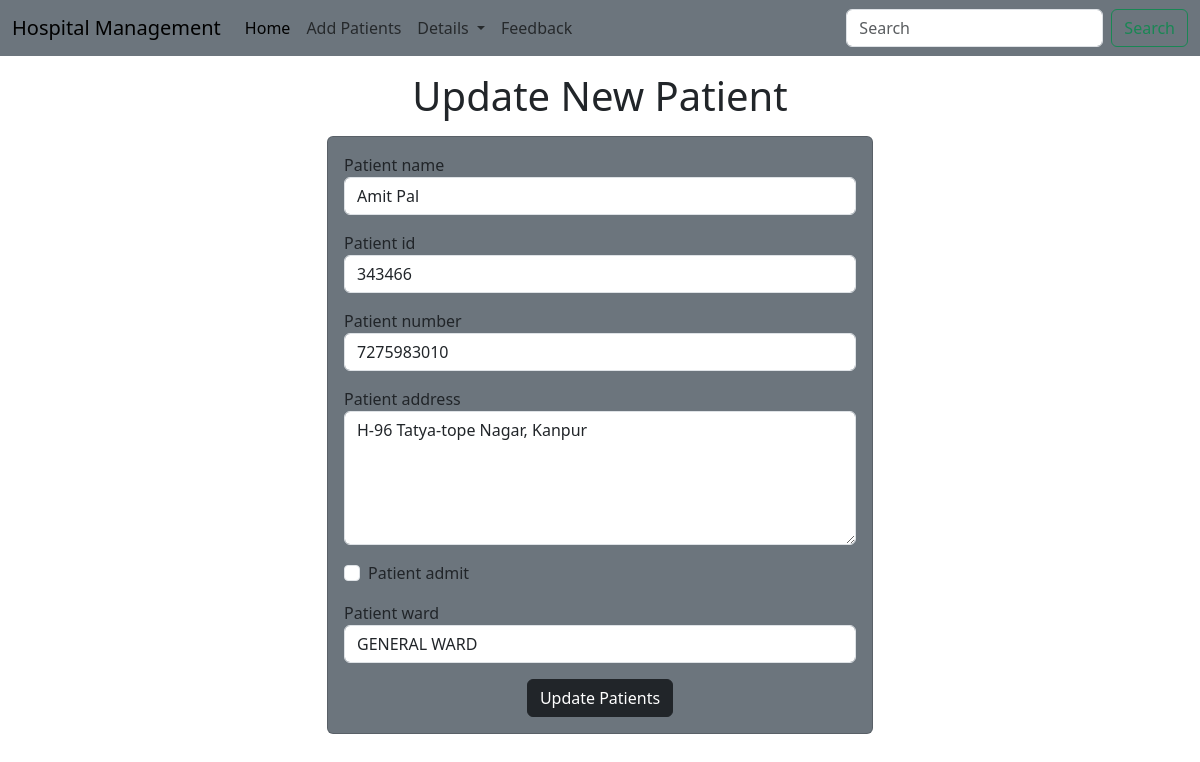
Page /hospital/update-patient/7 on the committed database.
### hospital/models.py (models this page shows, shortened)
class Hospital(models.Model):
    patient_name= models.CharField(max_length=50)
    patient_id= models.CharField(max_length=200)
    patient_number= models.IntegerField(max_length=10)
    patient_address= models.CharField(max_length=200)
    patient_admit= models.BooleanField(default=True)
    patient_ward=models.CharField(max_length=10)

### hospital/views.py (the view)
# urls.py: path("update-patient/<int:patient_id>",update_patient),
def update_patient(request,patient_id):
    patient=Hospital.objects.get(pk=patient_id)
    return render(request,"Hospital/update_patient.html", {
        'patient':patient
    })

### templates/hospital/update_patient.html (shortened to what this page needs)
<!doctype html>
<html lang="en">
  <head>
    <link href="https://cdn.jsdelivr.net/npm/bootstrap@5.3.2/dist/css/bootstrap.min.css" rel="stylesheet">
  </head>
  <body>
    {% include 'hospital/navbar.html' %}
    <h1 class="text-center my-3"> Update New Patient </h1>
    <div class="container">
      <div class="row">
        <div class="col-md-6 offset-md-3">
          <div class="card bg-secondary">
            <div class="card-body">
               <form action="/hospital/do-update-patient/{{patient.patient_id}}" method="POST">
                <div class="mb-3">
                  <label for="name">Patient name</label>
                  <input  id="name" type="text" class="form-control" placeholder="Enter patient_name"name="patientName" value="{{patient.patient_name}}">
                </div>
                <div class="mb-3">
                  <label for="id">Patient id</label>
                  <input id="id" type="text" class="form-control" placeholder="Enter patient_id" name="patientId" value="{{patient.patient_id}}">
                </div>
                <div class="mb-3">
                  <label for="number">Patient number</label>
                  <input  id="number" type="text" class="form-control" placeholder="Enter patient_number" name="patientNumber" value="{{patient.patient_number}}">
                </div>
                <div class="mb-3">
                  <label for="address">Patient address</label>
                  <textarea  id="address" rows="5" class="form-control" name="patientAddress" >{{patient.patient_address}}</textarea>
                </div>
                <div class="mb-3 form-check">
                  <label for="admit">Patient admit</label>
                  <input  type="checkbox" id="admit" class="form-check-input" name="patientAdmit" {% if patient.patient_admit %} checked {% endif %}>
                </div>
                <div class="mb-3 ">
                  <label for="ward">Patient ward</label>
                  <select name="patientWard" id="ward" class="form-control" value={{patient.patient_ward)}>
                    <option value="GW">GENERAL WARD</option>
                  </select>
                </div>
                <div class="container text-center">
                  <button class="btn btn-dark">Update Patients</button>
                </div>
               </form>
            </div>
          </div>
          </div>
        </div>
      </div>
  </body>
</html>

### rows in the picture
Hospital: patientName "Amit Pal", patientId "343466", patientNumber "7275983010", patientAddress "H-96 Tatya-tope Nagar, Kanpur"
